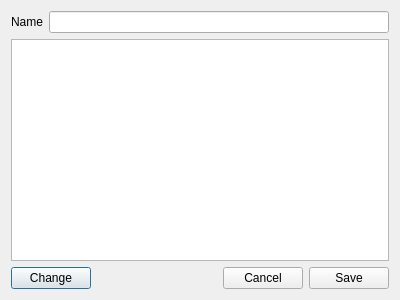
<?xml version="1.0" encoding="UTF-8"?>
<ui version="4.0">
 <class>ResourceDialog</class>
 <widget class="QDialog" name="ResourceDialog">
  <property name="geometry">
   <rect>
    <x>0</x>
    <y>0</y>
    <width>400</width>
    <height>300</height>
   </rect>
  </property>
  <property name="windowTitle">
   <string>Dialog</string>
  </property>
  <layout class="QVBoxLayout" name="verticalLayout">
   <item>
    <layout class="QHBoxLayout" name="horizontalLayout_2">
     <item>
      <widget class="QLabel" name="label">
       <property name="text">
        <string>Name</string>
       </property>
      </widget>
     </item>
     <item>
      <widget class="QLineEdit" name="txtName"/>
     </item>
    </layout>
   </item>
   <item>
    <widget class="QGraphicsView" name="gvView">
     <property name="minimumSize">
      <size>
       <width>200</width>
       <height>200</height>
      </size>
     </property>
     <property name="autoFillBackground">
      <bool>true</bool>
     </property>
     <property name="backgroundBrush">
      <brush brushstyle="SolidPattern">
       <color alpha="255">
        <red>0</red>
        <green>122</green>
        <blue>0</blue>
       </color>
      </brush>
     </property>
     <property name="sceneRect">
      <rectf>
       <x>0.000000000000000</x>
       <y>0.000000000000000</y>
       <width>0.000000000000000</width>
       <height>0.000000000000000</height>
      </rectf>
     </property>
    </widget>
   </item>
   <item>
    <layout class="QHBoxLayout" name="horizontalLayout">
     <item>
      <widget class="QPushButton" name="btnChange">
       <property name="text">
        <string>Change</string>
       </property>
      </widget>
     </item>
     <item>
      <spacer name="horizontalSpacer">
       <property name="orientation">
        <enum>Qt::Horizontal</enum>
       </property>
       <property name="sizeHint" stdset="0">
        <size>
         <width>40</width>
         <height>20</height>
        </size>
       </property>
      </spacer>
     </item>
     <item>
      <widget class="QPushButton" name="btnCancel">
       <property name="text">
        <string>Cancel</string>
       </property>
      </widget>
     </item>
     <item>
      <widget class="QPushButton" name="btnSave">
       <property name="text">
        <string>Save</string>
       </property>
      </widget>
     </item>
    </layout>
   </item>
  </layout>
 </widget>
 <resources/>
 <connections/>
</ui>
